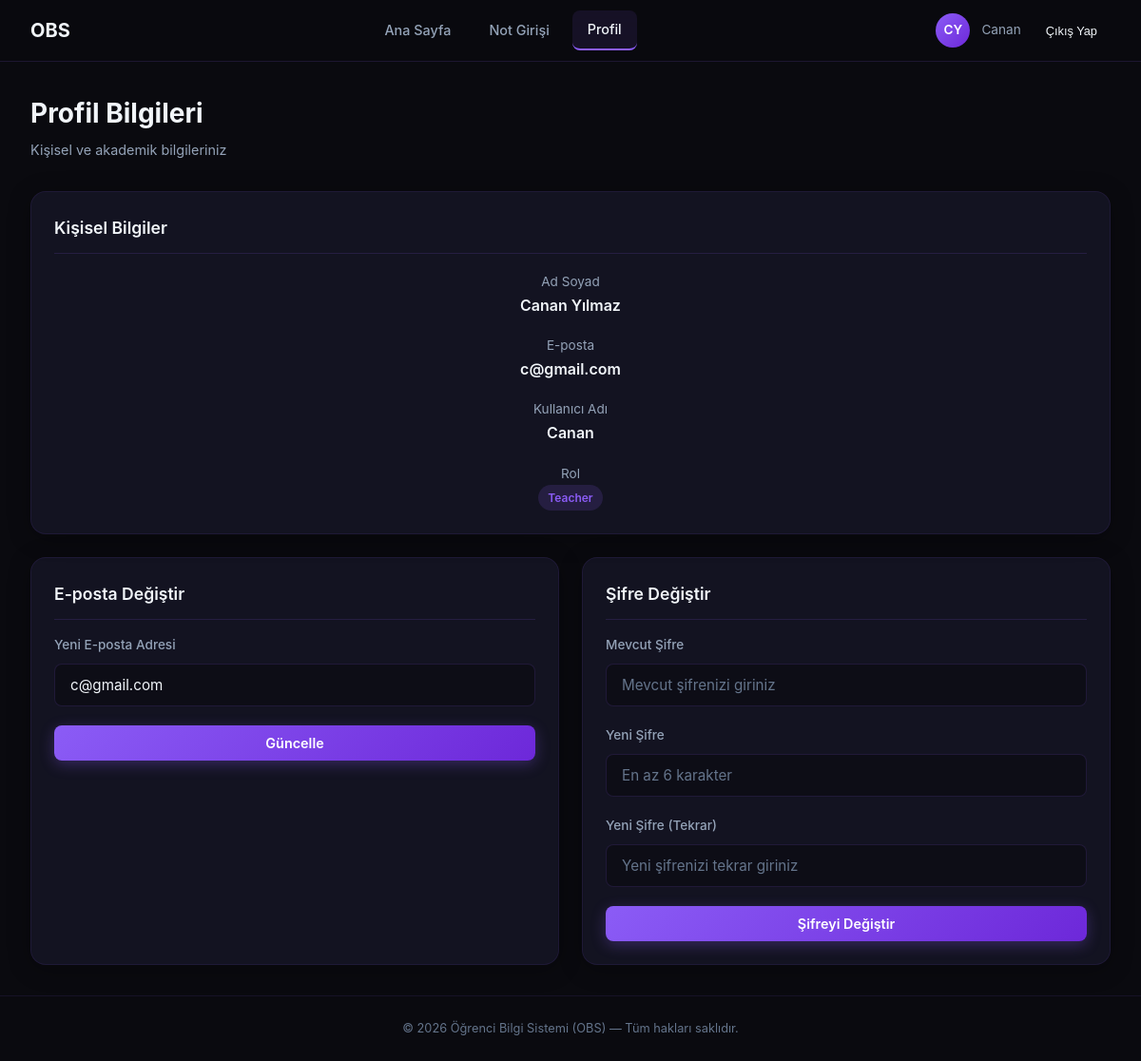
The app's page /profile/ (signed in) with its own data.
### core/models.py (models this page shows)
class User(AbstractUser):
    ROLE_CHOICES = (('admin', 'Admin'), ('teacher', 'Teacher'), ('student', 'Student'))
    role = models.CharField(max_length=10, choices=ROLE_CHOICES, default='admin')

### core/views.py (the view, shortened to what this page needs)
# urls.py: path('profile/', views.profil_sayfasi, name='profile'),
@login_required(login_url='login')
def profil_sayfasi(request):
    student = None
    teacher = None
    try:
        student = Student.objects.get(user=request.user)
    except Student.DoesNotExist:
        pass
    try:
        teacher = Teacher.objects.get(user=request.user)
    except Teacher.DoesNotExist:
        pass
    message = None
    error = None
    return render(request, 'core/accounts/profile.html', {
        'user': request.user,
        'student': student,
        'teacher': teacher,
        'message': message,
        'error': error,
    })

### core/templates/core/accounts/profile.html (shortened to what this page needs)
{% extends 'base.html' %}
{% load static %}
{% block content %}
<div class="main-content">
    <div class="page-header">
        <div><h1>Profil Bilgileri</h1><p>Kişisel ve akademik bilgileriniz</p></div>
    </div>
    {% if user.role == 'student' and student or user.role == 'teacher' and teacher %}
    <div class="grid grid-2">
    {% else %}
    <div>
    {% endif %}
        <div class="card">
            <div class="card-header"><h3 class="card-title">Kişisel Bilgiler</h3></div>
            <div style="display: flex; flex-direction: column; gap: 1rem; align-items: center; text-align: center;">
                <div><span style="color: var(--text-secondary); font-size: 0.85rem;">Ad Soyad</span><p style="font-weight: 600;">{{ user.first_name }} {{ user.last_name }}</p></div>
                <div><span style="color: var(--text-secondary); font-size: 0.85rem;">E-posta</span><p style="font-weight: 600;">{{ user.email }}</p></div>
                <div><span style="color: var(--text-secondary); font-size: 0.85rem;">Kullanıcı Adı</span><p style="font-weight: 600;">{{ user.username }}</p></div>
                <div><span style="color: var(--text-secondary); font-size: 0.85rem;">Rol</span><p><span class="badge badge-purple">{{ user.get_role_display }}</span></p></div>
            </div>
        </div>
    </div>
    <div class="grid grid-2" style="margin-top: 1.5rem;">
        <div class="card">
            <div class="card-header"><h3 class="card-title">E-posta Değiştir</h3></div>
            <form method="post">
                <div class="form-group">
                    <label class="form-label">Yeni E-posta Adresi</label>
                    <input type="email" name="email" value="{{ user.email }}" class="form-input" required>
                </div>
                <button type="submit" class="btn btn-primary btn-block">Güncelle</button>
            </form>
        </div>
        <div class="card">
            <div class="card-header"><h3 class="card-title">Şifre Değiştir</h3></div>
            <form method="post">
                <div class="form-group">
                    <label class="form-label">Mevcut Şifre</label>
                    <input type="password" name="current_password" class="form-input" placeholder="Mevcut şifrenizi giriniz" required>
                </div>
                <div class="form-group">
                    <label class="form-label">Yeni Şifre</label>
                    <input type="password" name="new_password" class="form-input" placeholder="En az 6 karakter" required minlength="6">
                </div>
                <div class="form-group">
                    <label class="form-label">Yeni Şifre (Tekrar)</label>
                    <input type="password" name="confirm_password" class="form-input" placeholder="Yeni şifrenizi tekrar giriniz" required minlength="6">
                </div>
                <button type="submit" class="btn btn-primary btn-block">Şifreyi Değiştir</button>
            </form>
        </div>
    </div>
</div>
{% endblock %}

### core/templates/base.html (shortened to what this page needs)
{% load static %}
<!DOCTYPE html>
<html lang="tr">
<head>
    <link rel="stylesheet" href="{% static 'css/style.css' %}">
</head>
<body>
    {% if user.is_authenticated %}
    {% if user.role|lower == 'teacher' or user.username == 'ibrahim' %}
        {% url 'teacher_dashboard' as home_url %}
    {% elif user.role|lower == 'admin' %}
        {% url 'admin_dashboard' as home_url %}
    {% else %}
        {% url 'ana_sayfa' as home_url %}
    {% endif %}
   <nav class="navbar">
    <div class="navbar-inner">
        <a href="{{ home_url }}" class="navbar-brand">
            <span>OBS</span>
        </a>
        <ul class="navbar-links" id="navLinks">
            <li>
                <a href="{{ home_url }}"
                   class="{% if request.path == home_url %}active{% endif %}">
                    Ana Sayfa
                </a>
            </li>
            {% if user.role|lower == 'teacher' or user.username == 'ibrahim' %}
                <li><a href="{% url 'teacher_courses' %}" class="{% if request.resolver_match.url_name == 'teacher_courses' %}active{% endif %}">Not Girişi</a></li>
            {% elif user.role|lower == 'admin' %}
                <li><a href="{% url 'admin_dashboard' %}" class="{% if request.resolver_match.url_name == 'admin_dashboard' %}active{% endif %}">Yönetim Paneli</a></li>
            {% endif %}
            <li><a href="{% url 'profile' %}" class="{% if request.resolver_match.url_name == 'profile' %}active{% endif %}">Profil</a></li>
        </ul>
        <div class="nav-user">
            <div class="nav-avatar">{{ user.first_name|first }}{{ user.last_name|first }}</div>
            <span class="nav-user-name">{{ user.first_name }}</span>
            <form action="{% url 'logout' %}" method="post" style="display:inline;">
                <button type="submit" class="btn-logout" style="background:none; border:none; color:inherit; cursor:pointer;">
                    Çıkış Yap
                </button>
            </form>
        </div>
    </div>
</nav>
    {% endif %}
    {% block content %}{% endblock %}
    {% if user.is_authenticated %}
    <footer class="footer">
        <p>© 2026 Öğrenci Bilgi Sistemi (OBS) — Tüm hakları saklıdır.</p>
    </footer>
    {% endif %}
</body>
</html>

### records on screen
User: first_name|first "C", last_name|first "Y", first_name "Canan", last_name "Yılmaz", email "c@gmail.com", username "Canan", role "Teacher"
